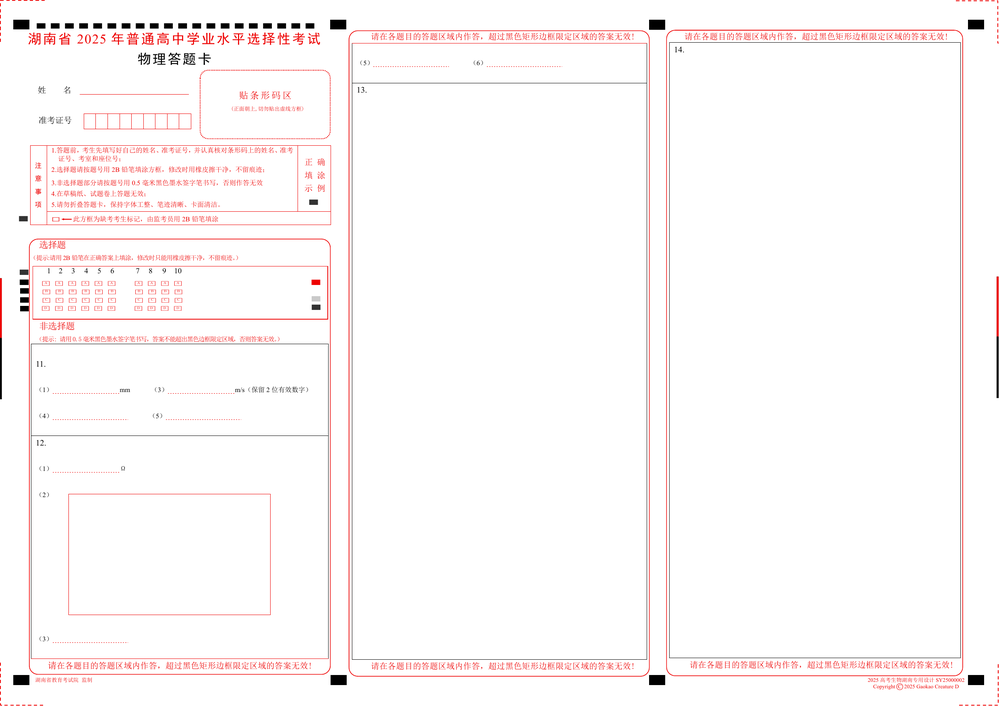
#> input picture answersheet/.ref/p1-1.png, 999 x 706 px, shrunk from 2481 x 1754 before the run, found by its file name
$ python measure_ref_png.py
#> lines starting #> are read from the running program, lines starting #| are printed output that depends on the picture
"""从参考件 PNG 里量出「左侧定位块」与「红框」的像素位置，换算成 mm。

参考件 p1-1.png / a1-1.png 是 150dpi 渲染的整页（A4 210×297mm）。
150dpi 下 1mm = 150/25.4 = 5.9055 px。
"""
import sys
import numpy as np
from PIL import Image

sys.stdout.reconfigure(encoding='utf-8')

MM = 150 / 25.4


def load(path):
    im = Image.open(path).convert('L')
    a = np.asarray(im)
    return a, a.shape[1], a.shape[0]


def dark_cols(a, y0, y1, thresh=128):
    """在 y0..y1 行范围内，找出所有「暗像素」列的连续区间"""
    band = a[y0:y1]
    colmask = (band < thresh).any(axis=0)
    runs = []
    s = None
    for i, v in enumerate(colmask):
        if v and s is None:
            s = i
        elif not v and s is not None:
            runs.append((s, i - 1))
            s = None
    if s is not None:
        runs.append((s, len(colmask) - 1))
    return runs


def dark_rows(a, x0, x1, thresh=128):
    band = a[:, x0:x1]
    rowmask = (band < thresh).any(axis=1)
    runs = []
    s = None
    for i, v in enumerate(rowmask):
        if v and s is None:
            s = i
        elif not v and s is not None:
            runs.append((s, i - 1))
            s = None
    if s is not None:
        runs.append((s, len(rowmask) - 1))
    return runs


def main():
    path = sys.argv[1] if len(sys.argv) > 1 else '.ref/p1-1.png'
    a, W, H = load(path)
#> in load, `im = Image.open(path).convert('L')`:
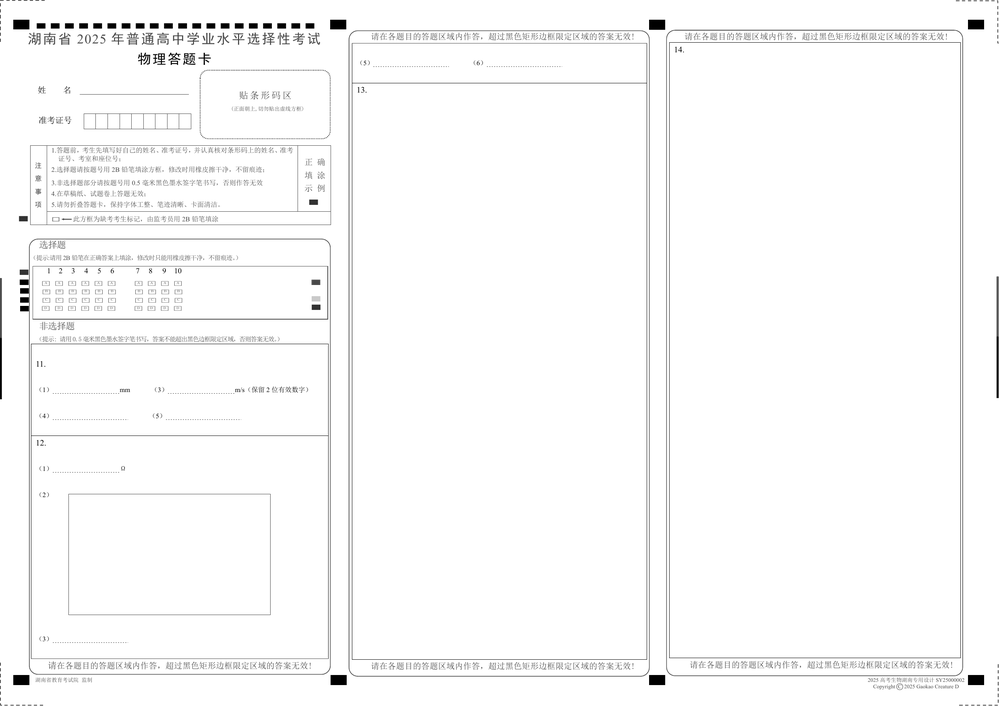
#> im: PIL image 999x706 L; min 0, max 255, mean 249.8
#> W = 999; H = 706
    print('%s  %dx%d px  -> %.1f x %.1f mm @150dpi' % (path, W, H, W / MM, H / MM))
#| .ref/p1-1.png  999x706 px  -> 169.2 x 119.5 mm @150dpi

    # 左侧定位块：x 在 5~14mm 之间，y 在 60~110mm 之间
    x0, x1 = int(4 * MM), int(15 * MM)
    y0, y1 = int(60 * MM), int(110 * MM)
    print('\n--- 左侧定位块（x 4~15mm, y 60~110mm）---')
    for (ry0, ry1) in dark_rows(a, x0, x1):
#> in dark_rows, `band = a[:, x0:x1]`:
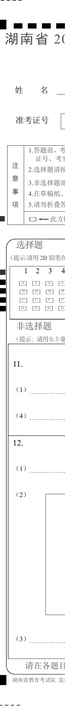
#> band: shape (706, 65); min 0, max 255, mean 242.9
        if ry1 - ry0 < 2:
            continue
        ymid0, ymid1 = ry0, ry1 + 1
        cols = dark_cols(a, ymid0, ymid1)
        cols = [c for c in cols if c[1] - c[0] >= 2]
        if not cols:
            continue
        print('  y %7.2f-%7.2f mm   x runs: %s' % (
            ry0 / MM, (ry1 + 1) / MM,
            ', '.join('%.2f-%.2f(w=%.2f)' % (c[0] / MM, (c[1] + 1) / MM,
                                             (c[1] + 1 - c[0]) / MM) for c in cols[:6])))
#> this loop made 32 passes
#|   y    3.39-   4.91 mm   x runs: 2.20-4.91(w=2.71), 6.27-7.62(w=1.35), 8.64-10.16(w=1.52), 11.01-12.53(w=1.52), 13.38-14.90(w=1.52), 15.75-17.27(w=1.52)
#|   y    5.59-   7.62 mm   x runs: 5.42-6.43(w=1.02), 7.45-9.31(w=1.86), 10.16-11.35(w=1.19), 17.10-17.78(w=0.68), 19.13-19.64(w=0.51), 21.67-23.37(w=1.69)
#|   y   36.58-  37.42 mm   x runs: 3.22-4.74(w=1.52), 10.50-12.02(w=1.52)
#|   y   45.38-  46.57 mm   x runs: 3.39-4.74(w=1.35), 16.59-17.10(w=0.51), 25.23-25.74(w=0.51)
#|   y   47.41-  48.26 mm   x runs: 3.39-4.91(w=1.52), 52.83-54.19(w=1.35)
#|   y   48.77-  49.78 mm   x runs: 3.39-4.91(w=1.52)
#|   y   50.29-  51.31 mm   x runs: 3.39-4.91(w=1.52)
#|   y   51.82-  52.66 mm   x runs: 3.39-4.91(w=1.52), 52.83-54.19(w=1.35)
#> (further printed lines are left out)

    # 红框：找整页里最外层的红色/暗色长竖线
    print('\n--- 竖直长线（在 y 75~100mm 行范围内，找连续竖线）---')
    band = a[int(75 * MM):int(100 * MM)]
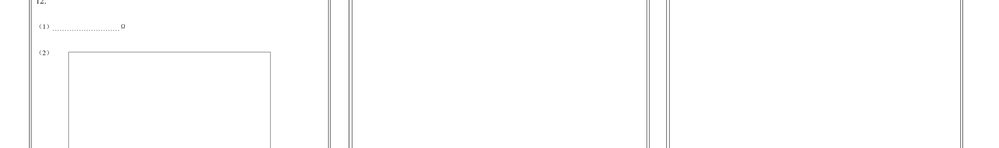
#> band: shape (148, 999); min 112, max 255, mean 253.2
    colmask = (band < 160).mean(axis=0)
#> colmask = 999 values, max 1 at index 29, min 0 at index 0, mean 0.00718
    runs = []
    s = None
    for i, v in enumerate(colmask > 0.9):
        if v and s is None:
            s = i
        elif not v and s is not None:
            runs.append((s, i - 1)); s = None
#> this loop made 999 passes
#> v on passes 1 to 12: False, False, False, False, False, False, False, False, False, False, False, False
#> after the loop, runs = [(29, 29), (330, 330), (649, 649), (666, 666), (669, 669), (960, 960), (962, 962)]
    if s is not None:
        runs.append((s, len(colmask) - 1))
    for (c0, c1) in runs:
        print('  x %7.2f-%7.2f mm  (w=%.2f)' % (c0 / MM, (c1 + 1) / MM, (c1 + 1 - c0) / MM))
#> this loop made 7 passes
#|   x    4.91-   5.08 mm  (w=0.17)
#|   x   55.88-  56.05 mm  (w=0.17)
#|   x  109.90- 110.07 mm  (w=0.17)
#|   x  112.78- 112.95 mm  (w=0.17)
#|   x  113.28- 113.45 mm  (w=0.17)
#|   x  162.56- 162.73 mm  (w=0.17)
#|   x  162.90- 163.07 mm  (w=0.17)


main()

$ run again, with answersheet/.ref/p1-2.png copied over answersheet/.ref/p1-1.png
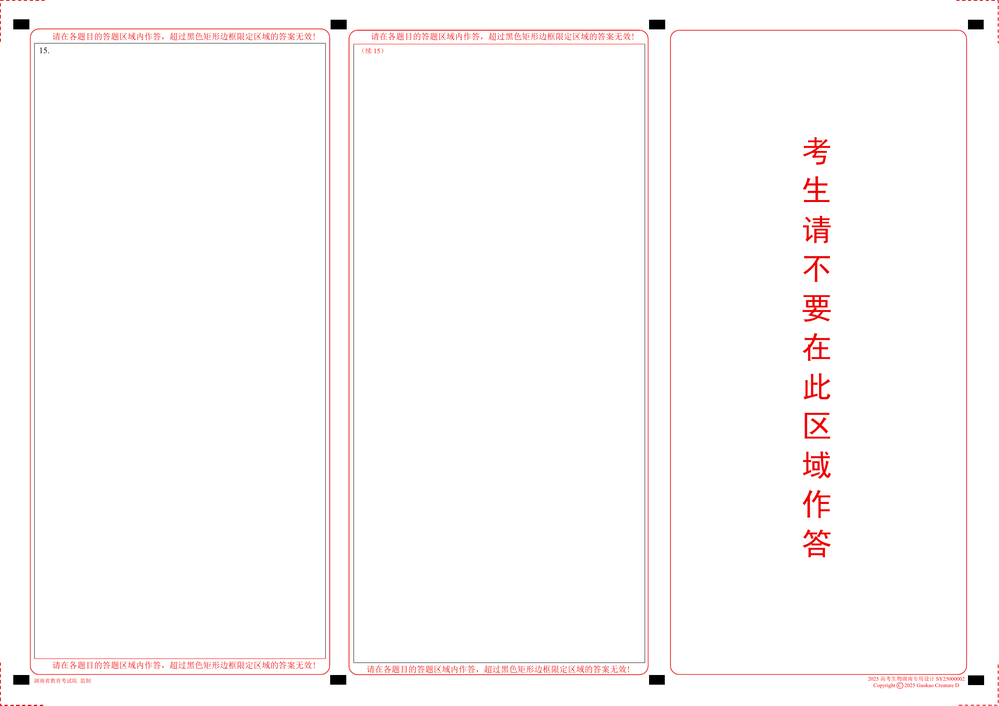
#> input picture answersheet/.ref/p1-2.png, 999 x 706 px, shrunk from 2481 x 1754 before the run, found by its file name
#> W = 999; H = 706
#| .ref/p1-1.png  999x706 px  -> 169.2 x 119.5 mm @150dpi
#> in dark_rows, `band = a[:, x0:x1]`:
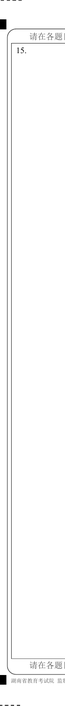
#> band: shape (706, 65); min 0, max 255, mean 249.7
#> the loop in main, `for (ry0, ry1) in dark_rows(a, x0, x1):` made 7 passes
#> (ry0, ry1) on passes 1, 3, 5, 7: (0, 0), (33, 33), (671, 672), (705, 705)
#> (printed output is left out)
#> in main, `band = a[int(75 * MM):int(100 * MM)]`:
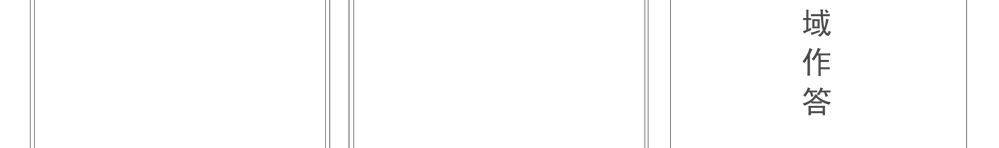
#> band: shape (148, 999); min 70, max 255, mean 252.7
#> colmask = 999 values, max 1 at index 30, min 0 at index 0, mean 0.0111
#> the loop in main, `for i, v in enumerate(colmask > 0.9):` made 999 passes
#> v on passes 1 to 8: False, False, False, False, False, False, False, False
#> after the loop in main, `for i, v in enumerate(colmask > 0.9):`: runs = [(30, 30), (34, 34), (325, 325), (329, 329), (670, 670), (966, 966)]
#> the loop in main, `for (c0, c1) in runs:` made 6 passes
#> (printed output is left out)

$ run again, with answersheet/.ref/a1-1.png copied over answersheet/.ref/p1-1.png
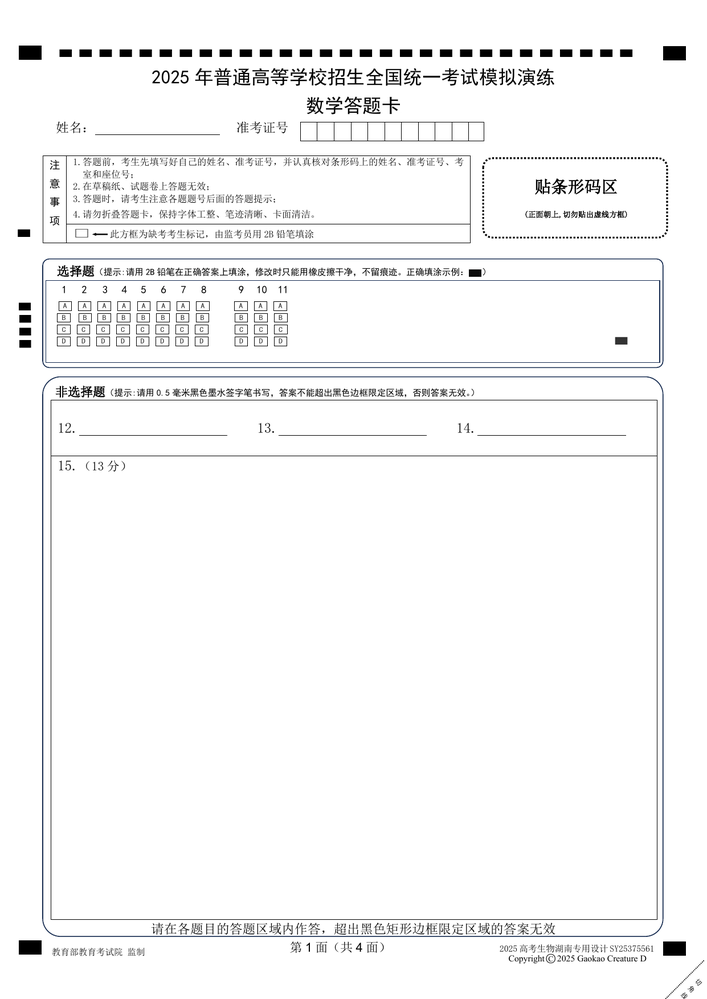
#> input picture answersheet/.ref/a1-1.png, 707 x 999 px, shrunk from 1241 x 1754 before the run, found by its file name
#> W = 707; H = 999
#| .ref/p1-1.png  707x999 px  -> 119.7 x 169.2 mm @150dpi
#> in dark_rows, `band = a[:, x0:x1]`:
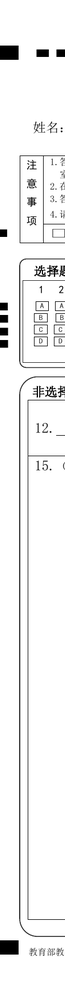
#> band: shape (999, 65); min 0, max 255, mean 241
#> the loop in main, `for (ry0, ry1) in dark_rows(a, x0, x1):` made 8 passes
#> (ry0, ry1, ymid0, ymid1, cols) on passes 2, 4, 5, 6, 7: (122, 132, 122, 133, [(57, 60), (73, 79), (254, 259), (282, 286)]), (259, 263, 259, 264, [(43, 48), (657, 662)]), (265, 367, 265, 368, [(19, 30), (42, 662)]), (376, 920, 376, 921, [(42, 662)]), (922, 936, 922, 937, [(43, 52), (57, 662)])
#> (printed output is left out)
#> in main, `band = a[int(75 * MM):int(100 * MM)]`:
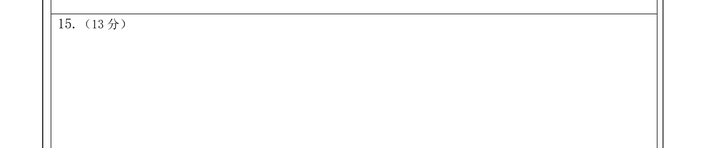
#> band: shape (148, 707); min 0, max 255, mean 252.5
#> colmask = 707 values, max 1 at index 42, min 0 at index 0, mean 0.0124
#> the loop in main, `for i, v in enumerate(colmask > 0.9):` made 707 passes
#> v on passes 1 to 8: False, False, False, False, False, False, False, False
#> after the loop in main, `for i, v in enumerate(colmask > 0.9):`: runs = [(42, 42), (657, 657), (662, 663)]
#> the loop in main, `for (c0, c1) in runs:` made 3 passes
#> (printed output is left out)

$ run again, with answersheet/.ref/a1-2.png copied over answersheet/.ref/p1-1.png
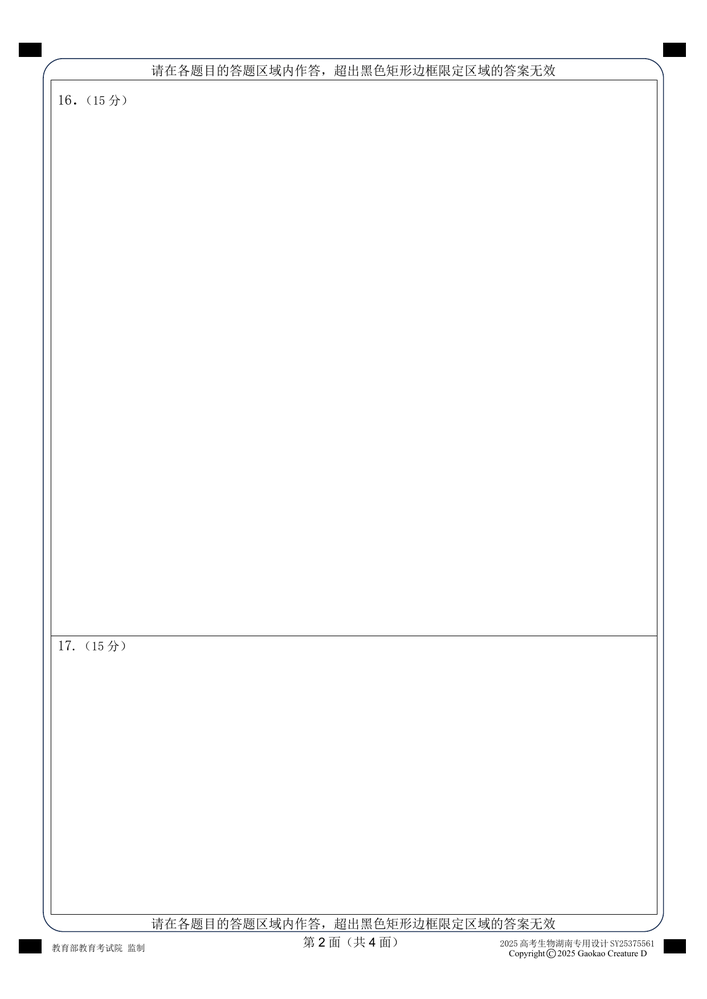
#> input picture answersheet/.ref/a1-2.png, 707 x 999 px, shrunk from 1241 x 1754 before the run, found by its file name
#> W = 707; H = 999
#| .ref/p1-1.png  707x999 px  -> 119.7 x 169.2 mm @150dpi
#> in dark_rows, `band = a[:, x0:x1]`:
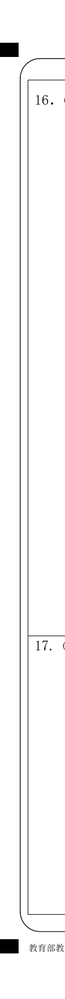
#> band: shape (999, 65); min 0, max 255, mean 246.5
#> the loop in main, `for (ry0, ry1) in dark_rows(a, x0, x1):` made 3 passes
#> (ry0, ry1, ymid0, ymid1, cols) on passes 1 to 2: (43, 56, 43, 57, [(19, 41), (663, 685)]), (58, 931, 58, 932, [(43, 663)])
#> (printed output is left out)
#> in main, `band = a[int(75 * MM):int(100 * MM)]`:
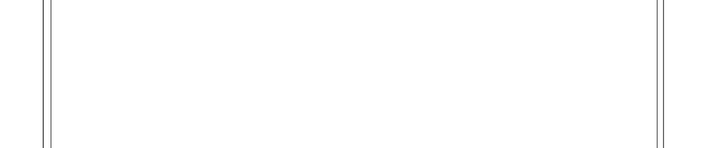
#> band: shape (148, 707); min 101, max 255, mean 253.9
#> colmask = 707 values, max 1 at index 43, min 0 at index 0, mean 0.00424
#> the loop in main, `for i, v in enumerate(colmask > 0.9):` made 707 passes
#> v on passes 1 to 8: False, False, False, False, False, False, False, False
#> after the loop in main, `for i, v in enumerate(colmask > 0.9):`: runs = [(43, 43), (657, 657), (663, 663)]
#> the loop in main, `for (c0, c1) in runs:` made 3 passes
#> (printed output is left out)
